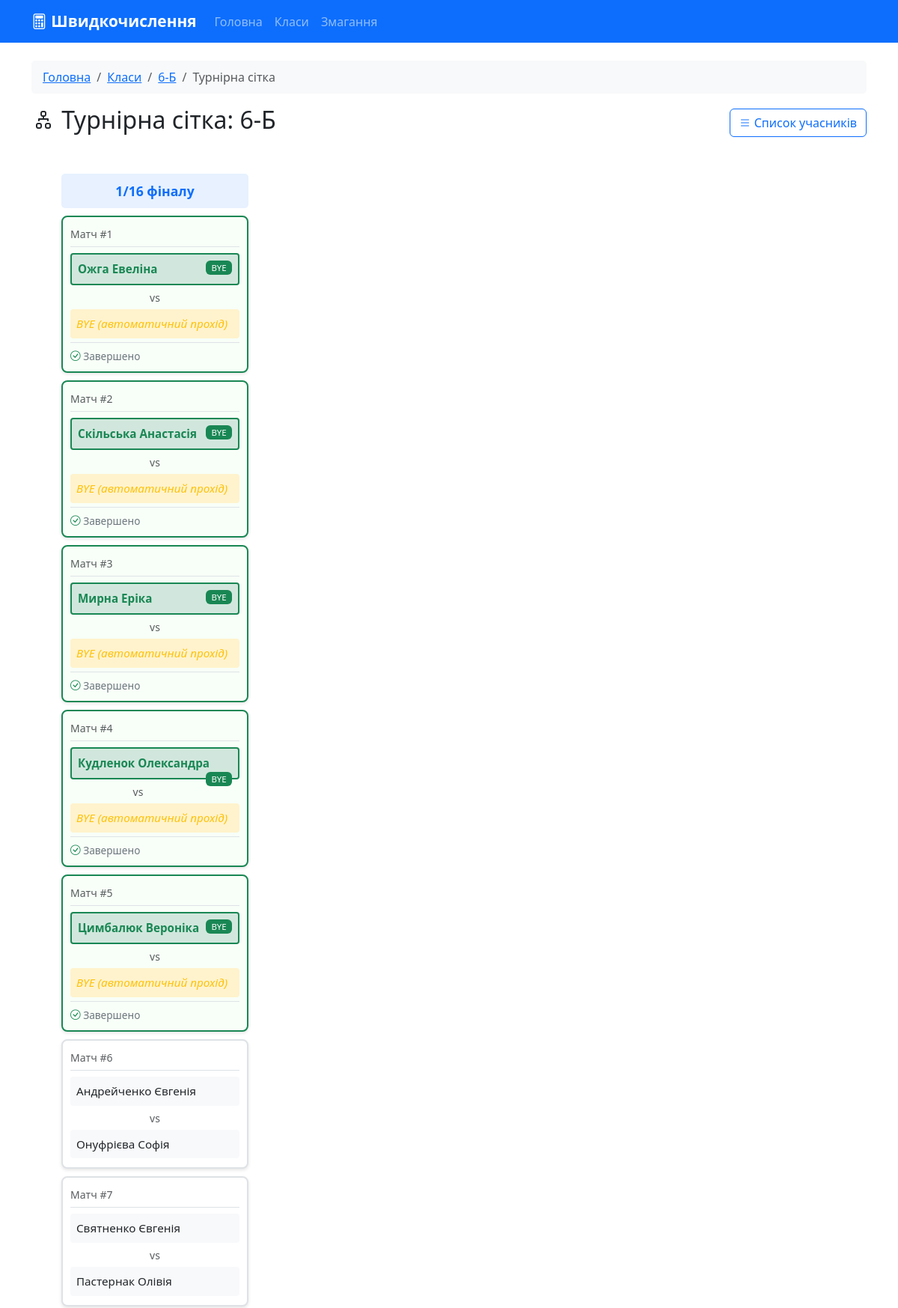
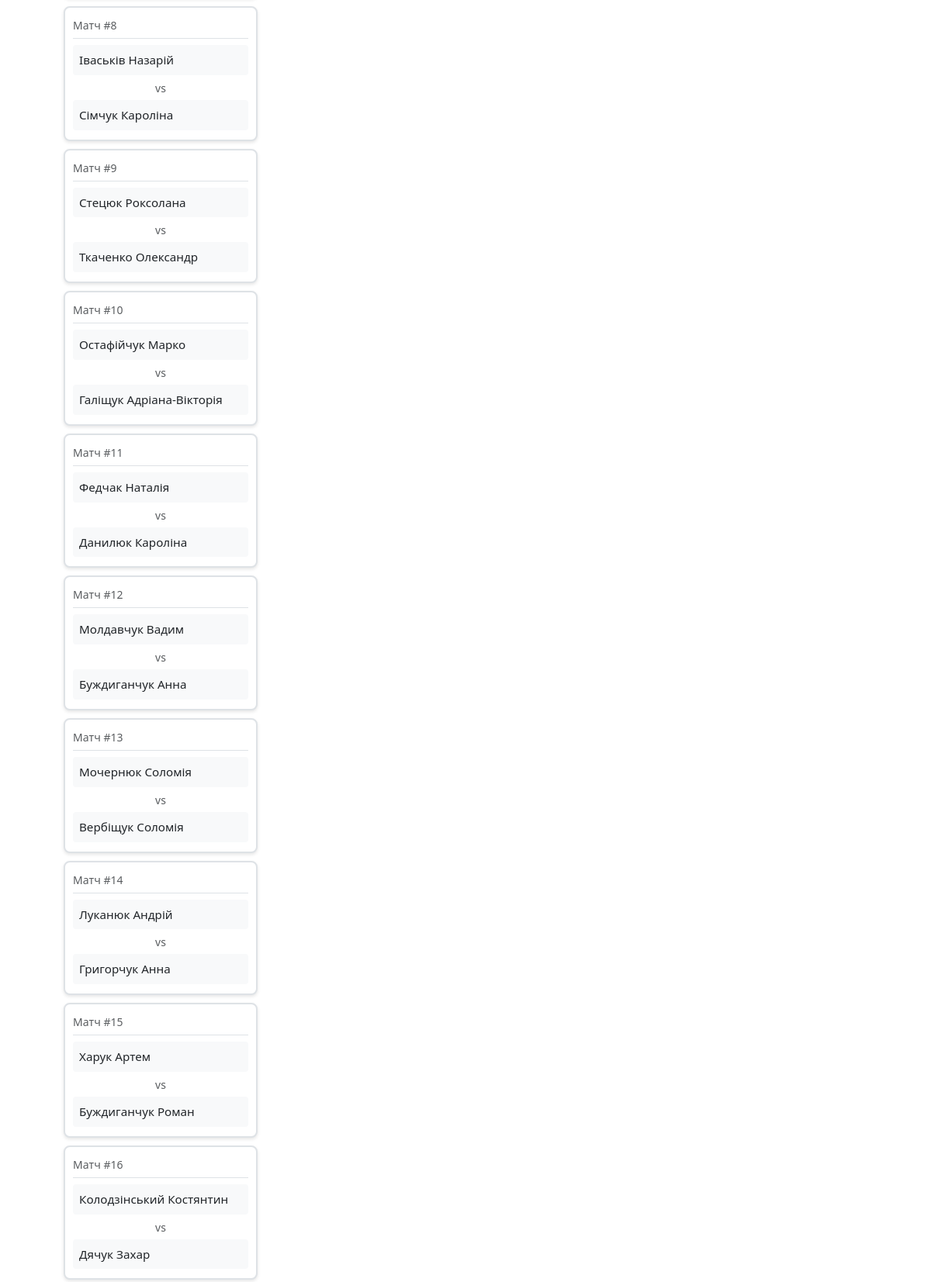
Screenshot of /bracket/6-Б (upper part) with the database file from the repository (2 pictures, top to bottom).
### models.py (models this page shows, shortened)
class Match(db.Model):
    id = db.Column(db.Integer, primary_key=True)
    student1_id = db.Column(db.Integer, db.ForeignKey('student.id'), nullable=False)
    student2_id = db.Column(db.Integer, db.ForeignKey('student.id'), nullable=True)
    class_name = db.Column(db.String(10), nullable=False)
    round_number = db.Column(db.Integer, nullable=False)
    match_number = db.Column(db.Integer, nullable=False)
    winner_id = db.Column(db.Integer, db.ForeignKey('student.id'), nullable=True)
    winner = db.relationship('Student', foreign_keys=[winner_id], backref='wins')
    scheduled_date = db.Column(db.DateTime, nullable=True)
    completed_date = db.Column(db.DateTime, nullable=True)
    is_completed = db.Column(db.Boolean, default=False)
    score1 = db.Column(db.Integer)
    score2 = db.Column(db.Integer)
    notes = db.Column(db.Text)
    @property
    def round_name(self):
        if self.round_number == 0:
            return "Кваліфікація"
        round_names = {
            1: "1/16 фіналу",
            2: "1/8 фіналу",
            3: "1/4 фіналу",
            4: "1/2 фіналу (Півфінал)",
            5: "Фінал",
            6: "За 3-є місце"
        }
        return round_names.get(self.round_number, f"Раунд {self.round_number}")

class Student(db.Model):
    id = db.Column(db.Integer, primary_key=True)
    first_name = db.Column(db.String(50), nullable=False)
    last_name = db.Column(db.String(50), nullable=False)
    patronymic = db.Column(db.String(50))
    class_name = db.Column(db.String(10), nullable=False)
    seed = db.Column(db.Integer)
    rating = db.Column(db.Integer, default=0)
    has_bye = db.Column(db.Boolean, default=False)
    home_matches = db.relationship('Match', foreign_keys='Match.student1_id', backref='student1', lazy=True)
    away_matches = db.relationship('Match', foreign_keys='Match.student2_id', backref='student2', lazy=True)
    @property
    def full_name(self):
        return f"{self.last_name} {self.first_name} {self.patronymic or ''}".strip()

### app.py (the view)
@app.route('/bracket/<class_name>')
def bracket(class_name):
    students = Student.query.filter_by(class_name=class_name).order_by(Student.seed).all()
    matches = Match.query.filter_by(class_name=class_name).order_by(Match.round_number, Match.match_number).all()
    rounds = {}
    for match in matches:
        if match.round_number not in rounds:
            rounds[match.round_number] = []
        rounds[match.round_number].append(match)
    return render_template('bracket.html',
                         class_name=class_name,
                         students=students,
                         rounds=sorted(rounds.items()))

### templates/bracket.html (shortened to what this page needs)
{% extends "base.html" %}
{% block content %}
<div class="row">
    <div class="col-12">
        <nav aria-label="breadcrumb">
            <ol class="breadcrumb">
                <li class="breadcrumb-item"><a href="{{ url_for('index') }}">Головна</a></li>
                <li class="breadcrumb-item"><a href="{{ url_for('classes') }}">Класи</a></li>
                <li class="breadcrumb-item"><a href="{{ url_for('class_detail', class_name=class_name) }}">{{ class_name }}</a></li>
                <li class="breadcrumb-item active">Турнірна сітка</li>
            </ol>
        </nav>
        <div class="d-flex justify-content-between align-items-center mb-4">
            <h2><i class="bi bi-diagram-2"></i> Турнірна сітка: {{ class_name }}</h2>
            <a href="{{ url_for('class_detail', class_name=class_name) }}" class="btn btn-outline-primary">
                <i class="bi bi-list"></i> Список учасників
            </a>
        </div>
        {% if rounds %}
        <div class="bracket">
            {% for round_num, round_matches in rounds %}
            <div class="round">
                <div class="round-title">
                    {% if round_matches %}
                        {{ round_matches[0].round_name }}
                    {% else %}
                        Раунд {{ round_num }}
                    {% endif %}
                </div>
                {% for match in round_matches %}
                <div class="match-card {% if match.is_completed %}completed{% endif %}">
                    <div class="match-header mb-2">
                        <small class="text-muted">Матч #{{ match.match_number }}</small>
                    </div>
                    <div class="participant {% if match.winner_id == match.student1_id %}winner{% endif %} {% if match.student1 and match.student1.has_bye %}text-success fw-bold{% endif %}">
                        {% if match.student1 %}
                            {{ match.student1.full_name }}
                            {% if match.student1.has_bye and match.round_number == 1 %}
                                <span class="badge bg-success float-end">BYE</span>
                            {% elif match.score1 is not none %}
                                <span class="badge bg-secondary float-end">{{ match.score1 }}</span>
                            {% endif %}
                        {% else %}
                            <span class="text-muted">Очікується...</span>
                        {% endif %}
                    </div>
                    <div class="text-center my-1">
                        <small class="text-muted">vs</small>
                    </div>
                    <div class="participant {% if match.student2_id is none %}bye{% elif match.winner_id == match.student2_id %}winner{% endif %}">
                        {% if match.student2 %}
                            {{ match.student2.full_name }}
                        {% elif match.student2_id is none and match.student1 %}
                            <span class="text-warning">BYE (автоматичний прохід)</span>
                        {% else %}
                            <span class="text-muted">Очікується...</span>
                        {% endif %}
                    </div>
                    {% if match.is_completed %}
                    <div class="match-info">
                        <i class="bi bi-check-circle text-success"></i> Завершено
                    </div>
                    {% endif %}
                </div>
                {% endfor %}
            </div>
            {% endfor %}
        </div>
        {% else %}
        <div class="alert alert-warning">
            <i class="bi bi-exclamation-triangle"></i>
            Турнірна сітка ще не сформована. Необхідно провести жеребкування.
        </div>
        {% endif %}
    </div>
</div>
{% endblock %}

### static/css/style.css (style rules this page uses)
body { min-height: 100vh; display: flex; flex-direction: column; }
.bracket { display: flex; padding: 20px; overflow-x: auto; min-height: 500px; }
.round { display: flex; flex-direction: column; justify-content: space-around; margin: 0 15px; }
.round-title { text-align: center; font-weight: bold; font-size: 1.1rem; margin-bottom: 20px; color: #0d6efd; padding: 10px; background: #e7f1ff; border-radius: 5px; }
.match-card { background: white; border: 2px solid #dee2e6; border-radius: 8px; margin: 10px 0; padding: 12px; min-width: 220px; max-width: 250px; box-shadow: 0 2px 4px rgba(0,0,0,0.1); transition: all 0.3s; }
.match-card.completed { border-color: #198754; background: #f8fff8; }
.match-header { border-bottom: 1px solid #dee2e6; padding-bottom: 5px; margin-bottom: 8px; }
.participant { padding: 10px; margin: 3px 0; border-radius: 5px; background: #f8f9fa; font-size: 0.95rem; transition: all 0.2s; }
.participant.winner { background: #d1e7dd; font-weight: bold; border: 2px solid #198754; }
.participant.bye { background: #fff3cd; font-style: italic; color: #856404; }
.match-info { font-size: 0.85em; color: #6c757d; margin-top: 8px; padding-top: 8px; border-top: 1px solid #dee2e6; }
.badge { font-weight: 500; }
.btn { transition: all 0.2s; }
.breadcrumb { background: #f8f9fa; padding: 10px 15px; border-radius: 5px; }

### templates/bracket.html (style rules this page uses)
.bracket { overflow-x: auto; }
.round { display: inline-block; vertical-align: top; margin: 0 20px; }
.round-title { text-align: center; font-weight: bold; margin-bottom: 10px; color: #0d6efd; }
.match-card { background: white; border: 2px solid #dee2e6; border-radius: 8px; margin: 10px 0; padding: 10px; min-width: 200px; }
.match-card.completed { border-color: #198754; }
.participant { padding: 8px; margin: 2px 0; border-radius: 4px; background: #f8f9fa; }
.participant.winner { background: #d1e7dd; font-weight: bold; }
.participant.bye { background: #fff3cd; font-style: italic; }
.match-info { font-size: 0.85em; color: #6c757d; margin-top: 5px; }

### rows the page displays
Match: round_number "1/16 фіналу", match_number "1", student1.full_name "Ожга Евеліна", shows "BYE", shows "BYE (автоматичний прохід)", is_completed True (drawn)
Match: match_number "2", student1.full_name "Скільська Анастасія", round_number "BYE", shows "BYE (автоматичний прохід)", is_completed True (drawn)
Match: match_number "3", student1.full_name "Мирна Еріка", round_number "BYE", shows "BYE (автоматичний прохід)", is_completed True (drawn)
Match: match_number "4", student1.full_name "Кудленок Олександра", round_number "BYE", shows "BYE (автоматичний прохід)", is_completed True (drawn)
Match: match_number "5", student1.full_name "Цимбалюк Вероніка", round_number "BYE", shows "BYE (автоматичний прохід)", is_completed True (drawn)
Match: match_number "6", student1.full_name "Андрейченко Євгенія", student2.full_name "Онуфрієва Софія"
Match: match_number "7", student1.full_name "Святненко Євгенія", student2.full_name "Пастернак Олівія"
Match: match_number "8", student1.full_name "Іваськів Назарій", student2.full_name "Сімчук Кароліна"
Match: match_number "9", student1.full_name "Стецюк Роксолана", student2.full_name "Ткаченко Олександр"
Match: match_number "10", student1.full_name "Остафійчук Марко", student2.full_name "Галіщук Адріана-Вікторія"
Match: match_number "11", student1.full_name "Федчак Наталія", student2.full_name "Данилюк Кароліна"
Match: match_number "12", student1.full_name "Молдавчук Вадим", student2.full_name "Буждиганчук Анна"
Match: match_number "13", student1.full_name "Мочернюк Соломія", student2.full_name "Вербіщук Соломія"
Match: match_number "14", student1.full_name "Луканюк Андрій", student2.full_name "Григорчук Анна"
Match: match_number "15", student1.full_name "Харук Артем", student2.full_name "Буждиганчук Роман"
Match: match_number "16", student1.full_name "Колодзінський Костянтин", student2.full_name "Дячук Захар"

### other values shown
{{ class_name }} "6-Б"
